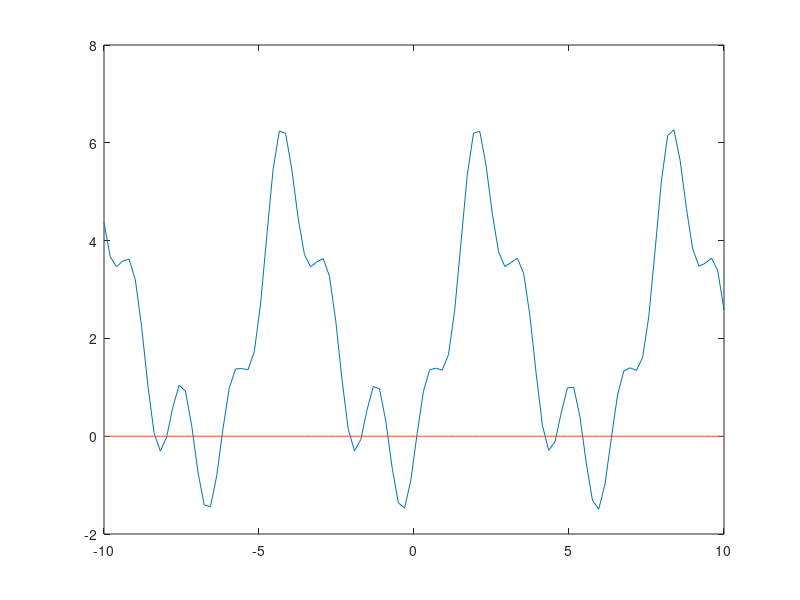

MATLAB code for this plot: (Note: this script raises an error after producing the figure.)
clear
a = -10;
b = 10;
m = 100;
x = linspace(a, b, m);
plot(x, 1 + (1 + sin(x) - cos(x)).^2 - (sin(2*x) - cos(2*x) - 0.2).^2);
hold on
plot(x, x * 0);
x = ginput(1);
ans = fzero(@(x) 1 + (1 + sin(x) - cos(x)).^2 - (sin(2*x) - cos(2*x) - 0.2).^2, x)
a_true = -5;
b_true = 5;
ans1 = [];
k = 0;
tec_time = time()
for kk = -5:0.1:5
  a = kk;
  b = b_true;
  x0 = a;
  x1 = b;
  while (abs(x1 - x0) /2 > 0.001)
    x = (x1 + x0) / 2;
    if (func(x) * func(x0) < 0)
      x1 = x;
    else
      x0 = x;
    endif
  endwhile
  x1 = (x0 + x1) / 2;
  f1 = 1;
  for i = 1:1:k
    if (abs(x1 - ans1(i)) < 0.001 | abs(func(x1)) > 0.001)
      f1 = 0;
    endif
  endfor
  if (f1 == 1)
    ans1(end + 1) = x1;
    k += 1;
  endif
endfor;
time_del = time() - tec_time;
ans2 = [];
k = 0;
tec_time = time()
for kk = -5:0.1:5
a = kk;
b = b_true;
x0 = a;
x1 = b;
while (abs(x1 - x0) > 0.001)
  x1 = x0;
  x0 = x0 - func(x0) / diff(x0);
  if (x0 >= a && x0 <= b)
    if (func(a) * func(x0) < 0)
      b = x0;
    else
      a = x0;
    endif
  else
    while (x0 < a | x0 > b)
      x0 = (a + b) / 2;
    endwhile
    if (func(a) * func(x0) < 0)
      b = x0;
    else
      a = x0;
    endif
  endif
endwhile
  f1 = 1;
  for i = 1:1:k
    if (abs(x1 - ans2(i)) < 0.001 | abs(func(x1)) > 0.001)
      f1 = 0;
    endif
  endfor
  if (f1 == 1)
    ans2(end + 1) = x1;
    k += 1;
  endif
endfor
time_newthon = time() - tec_time;
for i = 1:1:k
  plot(ans2(i), 0, 'kx');
endfor
